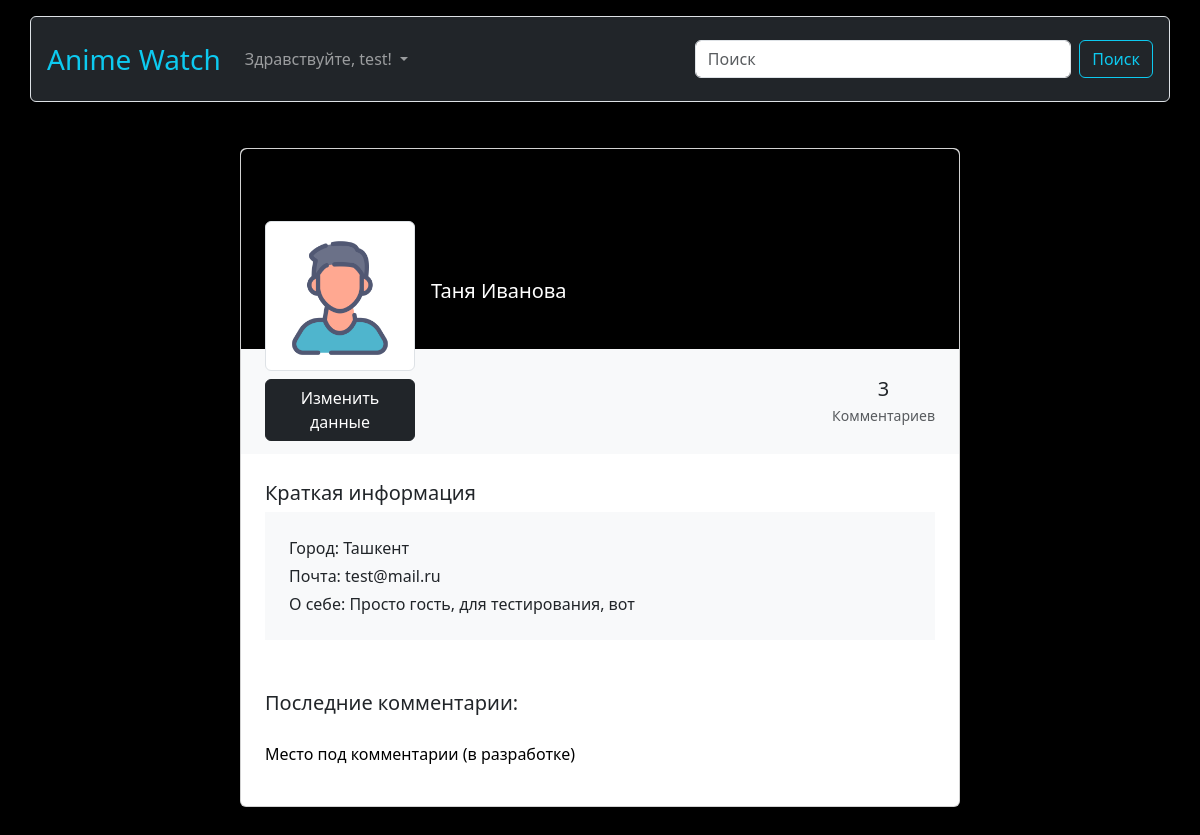
Screenshot of /profile/test/ (signed in) with the database file from the repository.
### anime/models.py (models this page shows, shortened)
class Profile(models.Model):
    user = models.OneToOneField(User, on_delete=models.CASCADE, verbose_name='Пользователь')
    avatar = models.FileField(upload_to='avatar/', blank=True, null=True, verbose_name='Аватарка')
    about = models.CharField(max_length=200, default='Не указано', verbose_name='О себе')
    city = models.CharField(max_length=50, default='Не указано', verbose_name='Город')
    allow_comments = models.BooleanField(default=True, verbose_name='Право на публикацию')
    def get_avatar(self):
        if self.avatar:
            return self.avatar.url
        else:
            return '/media/avatar/test_avatar.png'
    class Meta:
        verbose_name = 'профиль'
        verbose_name_plural = 'профили'

### anime/views.py (the view)
# urls.py: path('profile/<str:username>/', profile_view, name='profile'),
def profile_view(request, username):
    user = request.user if request.user.is_authenticated else None
    if user:
        profile = Profile.objects.get(user=user)
        comments = Comment.objects.filter(user=user)
        count_comments = len(comments)
        context = {
            'title': f'Профиль {user}',
            'profile': profile,
            'comments': comments,
            'count': count_comments,
        }
        return render(request, 'anime/profile.html', context)
    else:
        messages.error(request, 'Авторизуйтесь, чтобы перейти в профиль')
        return redirect('login')

### anime/templates/anime/profile.html (shortened to what this page needs)
{% extends 'base.html' %}
{% block main %}
    <section class="h-100 gradient-custom-2">
        <div class="container py-5 h-100">
            <div class="row d-flex justify-content-center">
                <div class="col col-lg-9 col-xl-8">
                    <div class="card">
                        <div class="rounded-top text-white d-flex flex-row"
                             style="background-color: #000; height:200px;">
                            <div class="ms-4 mt-5 d-flex flex-column" style="width: 150px;">
                                <img src="{{ profile.get_avatar }}"
                                     alt="Generic placeholder image" class="img-fluid img-thumbnail mt-4 mb-2"
                                     style="width: 150px; z-index: 1">
                                <a href="{% url 'edit' profile.user.username %}" data-mdb-button-init
                                   data-mdb-ripple-init
                                   class="btn btn-dark" data-mdb-ripple-color="dark"
                                   style="z-index: 1;">
                                    Изменить данные
                                </a>
                            </div>
                            <div class="ms-3" style="margin-top: 130px;">
                                <h5>{{ profile.user.first_name }} {{ profile.user.last_name }}</h5>
                            </div>
                        </div>
                        <div class="p-4 text-black bg-body-tertiary">
                            <div class="d-flex justify-content-end text-center py-1 text-body">
                                <div>
                                    <p class="mb-1 h5">{{ count }}</p>
                                    <p class="small text-muted mb-0">Комментариев</p>
                                </div>
                            </div>
                        </div>
                        <div class="card-body p-4 text-black">
                            <div class="mb-5  text-body">
                                <p class="lead fw-normal mb-1">Краткая информация</p>
                                <div class="p-4 bg-body-tertiary">
                                    <p class="font-italic mb-1">Город: {{ profile.city }}</p>
                                    <p class="font-italic mb-1">Почта: {{ profile.user.email }}</p>
                                    <p class="font-italic mb-0">О себе: {{ profile.about }}</p>
                                </div>
                            </div>
                            <div class="d-flex justify-content-between align-items-center mb-4 text-body">
                                <p class="lead fw-normal mb-0">Последние комментарии:</p>
                            </div>
                            <div class="row g-2">
                                <p>Место под комментарии (в разработке)</p>
                            </div>
                        </div>
                    </div>
                </div>
            </div>
        </div>
    </section>
{% endblock main %}

### templates/base.html (shortened to what this page needs)
{% load static %}
<!doctype html>
<html lang="en">
<head>
    <link href="https://cdn.jsdelivr.net/npm/bootstrap@5.3.3/dist/css/bootstrap.min.css" rel="stylesheet"
>
    <link rel="stylesheet" href="{% static 'anime/css/style.css' %}">
</head>
<body class="bg-black">
<nav class="navbar navbar-expand-lg navbar-dark pt-3 pb-3 fixed-top">
    <div class="container border rounded p-3 bg-dark">
        <a class="navbar-brand fs-3 text-info" href="{% url 'index' %}">Anime Watch</a>
        <div class="collapse navbar-collapse" id="navbarSupportedContent">
            <ul class="navbar-nav me-auto mb-2 mb-lg-0">
                {% if user.is_authenticated %}
                <li class="nav-item dropdown">
                    <a class="nav-link dropdown-toggle" href="#" role="button" data-bs-toggle="dropdown"
                       aria-expanded="false">
                        Здравствуйте, {{ request.user.username }}!
                    </a>
                </li>
                    {% else %}
                    <a href="{% url 'login' %}" class="nav-link">Войти</a>
                    <a href="{% url 'registration' %}" class="nav-link">Регистрация</a>
                    {% endif %}
            </ul>
            <form class="d-flex w-50" role="search" method="get" action="{% url 'search_anime' %}">
                <input name="q" class="form-control me-2" type="search" placeholder="Поиск" aria-label="Поиск">
                <button class="btn btn-outline-info" type="submit">Поиск</button>
            </form>
        </div>
    </div>
</nav>
<div class="container">
    {% block main %}
    {% endblock main %}
</div>
</body>
</html>

### anime/static/anime/css/style.css (style rules this page uses)
* { text-decoration: none !important; }
ul, ol { list-style: none; padding: 0; margin: 0; }
body { padding-top: 100px; background: url("../images/anime-style-galaxy-background.jpg") fixed; background-size: cover; }

### rows the page displays
Profile: user.first_name "Таня", user.last_name "Иванова", city "Ташкент", user.email "test@mail.ru", about "Просто гость, для тестирования, вот"

### other values shown
{{ request.user.username }} "test"
{{ count }} "3"
